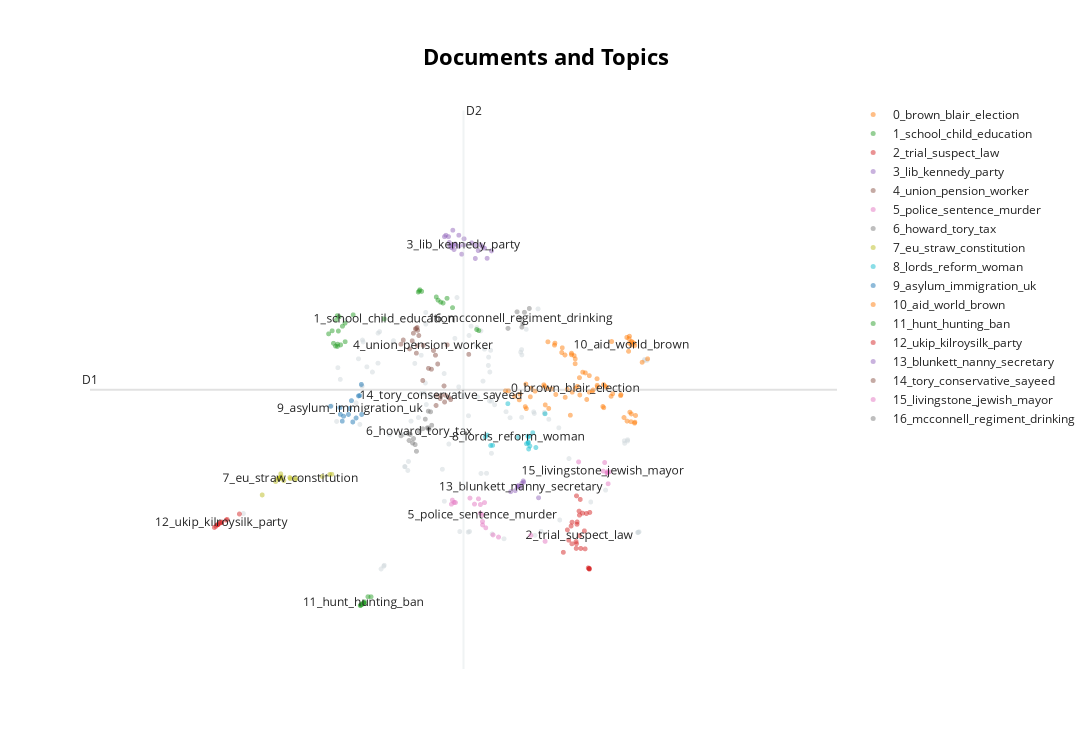

The notebook cell this image was saved under:
### Code cell
# Visualize documents and topics
politics_results['topic_documents_map']
